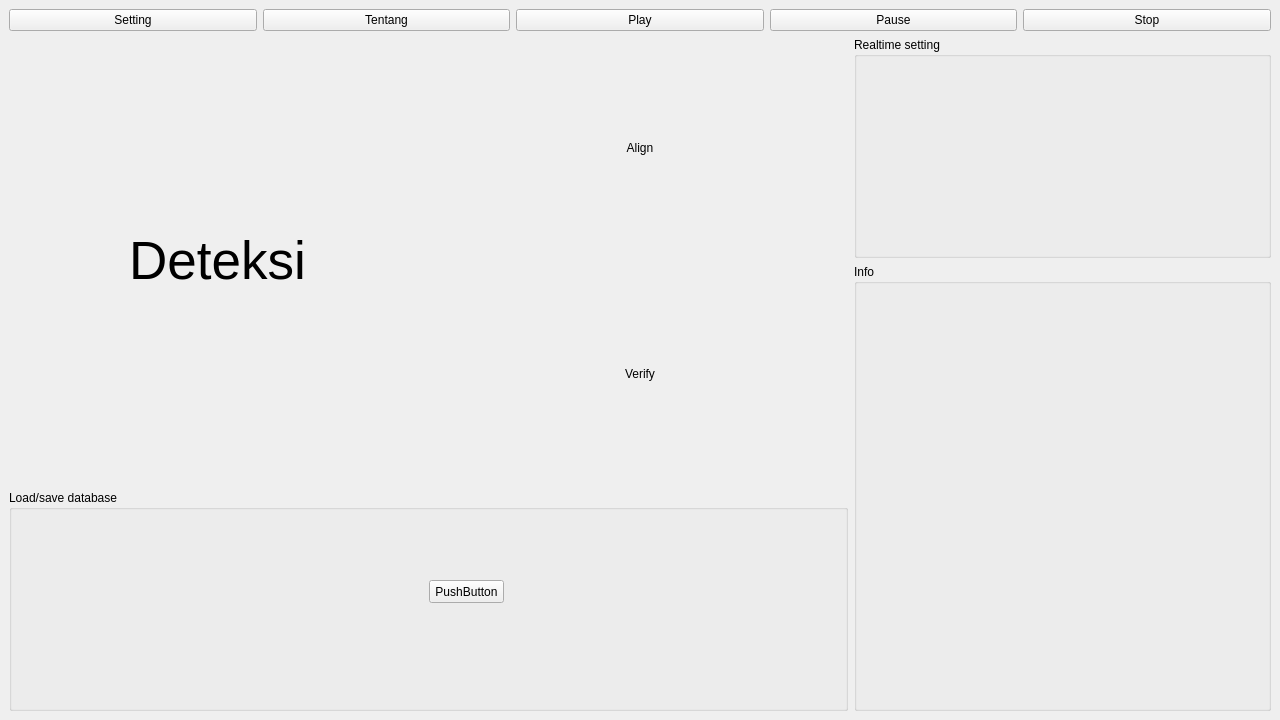
<?xml version="1.0" encoding="UTF-8"?>
<ui version="4.0">
 <class>MainWindow</class>
 <widget class="QMainWindow" name="MainWindow">
  <property name="geometry">
   <rect>
    <x>0</x>
    <y>0</y>
    <width>1280</width>
    <height>720</height>
   </rect>
  </property>
  <property name="windowTitle">
   <string>MainWindow</string>
  </property>
  <widget class="QWidget" name="centralwidget">
   <layout class="QGridLayout" name="gridLayout_2">
    <item row="0" column="0">
     <widget class="QPushButton" name="pushButton">
      <property name="text">
       <string>Setting</string>
      </property>
     </widget>
    </item>
    <item row="0" column="4">
     <widget class="QPushButton" name="pushButton_5">
      <property name="text">
       <string>Stop</string>
      </property>
     </widget>
    </item>
    <item row="0" column="1">
     <widget class="QPushButton" name="pushButton_2">
      <property name="text">
       <string>Tentang</string>
      </property>
     </widget>
    </item>
    <item row="0" column="2">
     <widget class="QPushButton" name="pushButton_3">
      <property name="text">
       <string>Play</string>
      </property>
     </widget>
    </item>
    <item row="0" column="3">
     <widget class="QPushButton" name="pushButton_4">
      <property name="text">
       <string>Pause</string>
      </property>
     </widget>
    </item>
    <item row="1" column="0" colspan="5">
     <layout class="QGridLayout" name="gridLayout">
      <item row="0" column="0" rowspan="2">
       <widget class="QLabel" name="deteksi">
        <property name="minimumSize">
         <size>
          <width>0</width>
          <height>0</height>
         </size>
        </property>
        <property name="font">
         <font>
          <pointsize>40</pointsize>
         </font>
        </property>
        <property name="autoFillBackground">
         <bool>false</bool>
        </property>
        <property name="text">
         <string>Deteksi</string>
        </property>
        <property name="alignment">
         <set>Qt::AlignCenter</set>
        </property>
       </widget>
      </item>
      <item row="0" column="2">
       <widget class="QGroupBox" name="groupBox_3">
        <property name="title">
         <string>Realtime setting</string>
        </property>
       </widget>
      </item>
      <item row="1" column="1">
       <widget class="QLabel" name="verifikasi">
        <property name="text">
         <string>Verify</string>
        </property>
        <property name="alignment">
         <set>Qt::AlignCenter</set>
        </property>
       </widget>
      </item>
      <item row="0" column="1">
       <widget class="QLabel" name="sejajar">
        <property name="text">
         <string>Align</string>
        </property>
        <property name="alignment">
         <set>Qt::AlignCenter</set>
        </property>
       </widget>
      </item>
      <item row="1" column="2" rowspan="2">
       <widget class="QGroupBox" name="groupBox_2">
        <property name="title">
         <string>Info</string>
        </property>
       </widget>
      </item>
      <item row="2" column="0" colspan="2">
       <widget class="QGroupBox" name="groupBox">
        <property name="title">
         <string>Load/save database</string>
        </property>
        <widget class="QPushButton" name="pushButton_6">
         <property name="geometry">
          <rect>
           <x>420</x>
           <y>90</y>
           <width>75</width>
           <height>23</height>
          </rect>
         </property>
         <property name="text">
          <string>PushButton</string>
         </property>
        </widget>
       </widget>
      </item>
     </layout>
    </item>
   </layout>
  </widget>
 </widget>
 <resources/>
 <connections/>
</ui>
